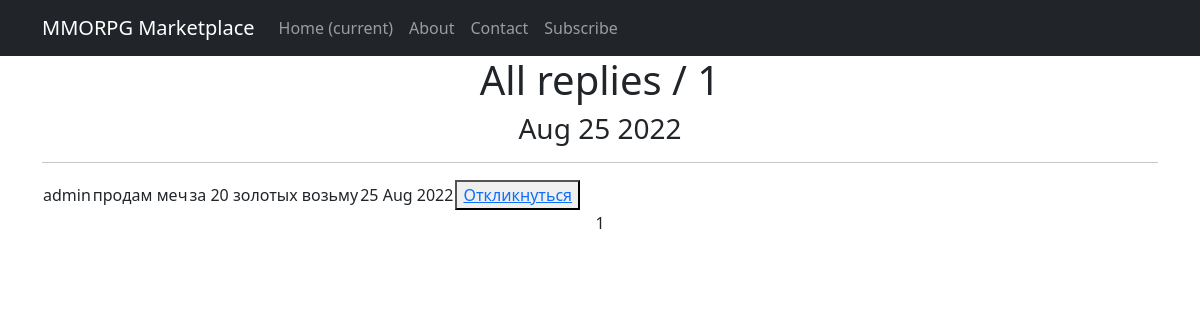
The app's page /forum/profile/ (signed in) with its own data.
### forum/models.py (models this page shows, shortened)
class AdvReply(models.Model):
    author = models.ForeignKey(User, on_delete=models.CASCADE)
    adv = models.ForeignKey(Adv, on_delete=models.CASCADE)
    content = models.TextField()
    publishing_date = models.DateTimeField(auto_now_add=True)
    status = models.BooleanField(default=False)

class Adv(models.Model):
    TANKS = 'Танки'
    HEALERS = 'Хилы'
    DMG = 'ДД'
    TRADERS = 'Торговцы'
    GUILDMASTERS = 'Гилдмастеры'
    QUESTGIVERS = 'Квестгиверы'
    SMITHS = 'Кузнецы'
    LEATHERMEN = 'Кожевники'
    POTIONMAKERS = 'Зельевары'
    WIZARDS = 'Мастера заклинаний'
    guild_types = [
        (TANKS, 'Танки'), (HEALERS, 'Хилы'), (DMG, 'ДД'), (TRADERS, 'Торговцы'),
        (GUILDMASTERS, 'Гилдмастеры'), (QUESTGIVERS, 'Квестгиверы'), (SMITHS, 'Кузнецы'),
        (LEATHERMEN, 'Кожевники'), (POTIONMAKERS, 'Зельевары'), (WIZARDS, 'Мастера заклинаний'),
    ]
    author = models.ForeignKey(User, on_delete=models.CASCADE)
    guild = models.CharField(max_length=64, choices=guild_types, default=TANKS)
    title = models.CharField(max_length=256)
    content = models.FileField()
    publishing_date = models.DateTimeField(auto_now_add=True)
    status = models.BooleanField(default=False)

### forum/views.py (the view)
# urls.py: path('profile/', AdvReplyList.as_view()),
class AdvReplyList(PermissionRequiredMixin, ListView):
    permission_required = ('forum.view_advreply',)
    model = AdvReply
    ordering = "publishing_date"
    template_name = 'forum/advreplylist.html'
    context_object_name = 'advreps'
    paginate_by = 10
    def get_context_data(self, *, object_list=None, **kwargs):
        context = super().get_context_data(**kwargs)
        context['time_now'] = datetime.utcnow()
        return context

### templates/forum/advreplylist.html (shortened to what this page needs)
{% extends 'default.html' %}
{% block content %}
<h1>All replies / {{ advreps|length }}</h1>
<h3>{{ time_now|date:'M d Y' }}</h3>
<hr>
{% if advreps %}
    <table>
        {% for rep in advreps %}
        <tr>
            <td>{{ rep.author }}</td>
            <td>{{ rep.adv.title }}</td>
            <td>{{ rep.content }}</td>
            <td>{{ rep.publishing_date|date:'j M Y' }}</td>
            <td><button> <a href="forum/user_reply/"> Откликнуться </a></button></td>
        </tr>
        {% endfor %}
    </table>
{% else %}
    <h2>No replies</h2>
{% endif %}
{{ page_obj.number }}
{% endblock content %}

### records on screen
AdvReply: author "admin", adv "продам меч", content "за 20 золотых возьму", publishing_date "25 Aug 2022"

### other values on screen
{{ advreps|length }} "1"
{{ time_now|date:'M d Y' }} "Aug 25 2022"
{{ page_obj.number }} "1"
